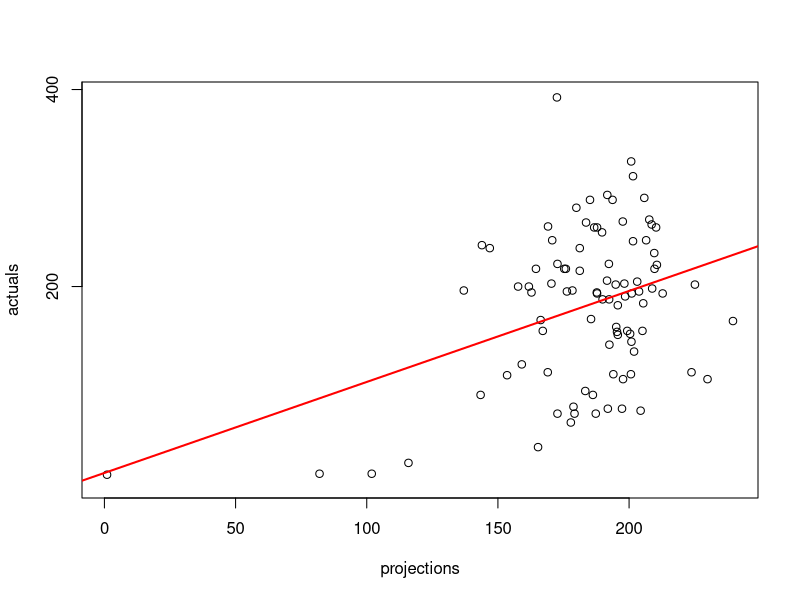

The R script that drew this image:
setwd("C:/Users/jwolo/Downloads/Sport-Analytics/Sport-Analytics/08-Support/")

Rush.2013 <- read.csv(file="./NFL-rushers-2013.csv", row.names=1) 
Rush.2014 <- read.csv(file="./NFL-rushers-2014.csv", row.names=1) 
Rush.2015 <- read.csv(file="./NFL-rushers-2015.csv", row.names=1) 
Rush.2016 <- read.csv(file="./NFL-rushers-2016.csv", row.names=1)

all.players <- rbind(Rush.2013, Rush.2014, Rush.2015, Rush.2016)

z.scale <- function(x){(x-mean(x)) / sd(x)}

neighbors.matrix <- function(x){
  df <- apply(x, MARGIN=2, FUN=z.scale)
  N <- nrow(df)
  df2 <- matrix(0, nrow = N, ncol = N)
  for(i in 1:N){
    for(j in 1:N){
      rmse <- sqrt(sum((df[i,]-df[j,])^2))
      df2[i,j] <- -1*rmse 
    }
  }
  return(round(df2,2))
}

past <- rbind(Rush.2013,Rush.2014)
past[is.na(past)] <- 0

past.similarity <- neighbors.matrix(past)
row.names(past.similarity) <- row.names(past)
colnames(past.similarity) <- row.names(past)

similar.w.stats <- function(player,k=10){
  similar.players <- sort(past.similarity[player,],decreasing = T)[2:nrow(past)]
  similar.player.names <- row.names(data.frame(similar.players))
  df <- past[player,]
  for (name in similar.player.names){df <- rbind(df, past[name, ])}
  df$similarity <- c(NA, z.scale(similar.players))
  df$similarity <- df$similarity / max(df$similarity, na.rm=T)
  return(head(df,k+1))
}

name.to.name <- function(x){
  paste0(strsplit(x, " ")[[1]][c(1,2)], collapse = " ")
}

name.to.year <- function(x){
  tokens <- strsplit(x, " ")[[1]]
  tail(tokens,1)
}

lookup.and.average <- function(player.names, weights){
  seasons <- all.players[player.names, ]
  seasons$weight <- weights
  dne <- which(is.na(seasons[,1]))
  seasons.exist <- seasons[-dne,]
  season.avg  <- apply(seasons.exist[,2:21], 2, 
                       function(x){weighted.mean(x,w=seasons.exist$weight)}) 
  return(season.avg)
}


project.rb <- function(player){
  top.matches <- similar.w.stats(player,k=20)[2:20,]
  match.names <- row.names(top.matches)
  wgts  = top.matches$similarity
  matched.players <- data.frame(player = sapply(match.names, name.to.name),
                                year = sapply(match.names, name.to.year))
  year.one <- c()
  year.two <- c()
  for (i in 1:nrow(matched.players)){
    player <- matched.players[i,]$player
    yr     <- as.integer(matched.players[i,]$year)
    year.one <- append(year.one, paste(player, yr+1))
    year.two <- append(year.two, paste(player, yr+2))
  }
  
  year.one.avg <- lookup.and.average(year.one, wgts)
  year.two.avg <- lookup.and.average(year.two, wgts)
  
  
  results <- rbind(year.one.avg, year.two.avg)
  return(round(results[,2:ncol(results)],1))
}


rbind(project.rb("Le'Veon Bell 2013"),
      all.players[c("Le'Veon Bell 2013", 
                    "Le'Veon Bell 2014", 
                    "Le'Veon Bell 2015"),3:21])[,c(1,3,4,12,13,14)]

projections <- c()
actuals     <- c()
for (player in c(row.names(Rush.2013), row.names(Rush.2014))){
  name <- name.to.name(player)
  yr   <- as.integer(name.to.year(player))
  projections <- append(projections, project.rb(player)[,12])
  actuals     <- append(actuals, all.players[c(
    paste(name, yr+1),
    paste(name, yr+2)),14])
}

rushing.lm <- lm(actuals ~ projections)
plot(y=actuals, x=projections, yaxt = "n") 
axis(2, at=seq(200,2100,200))
abline(rushing.lm, col='red', lwd=2)

summary(rushing.lm$residuals)
